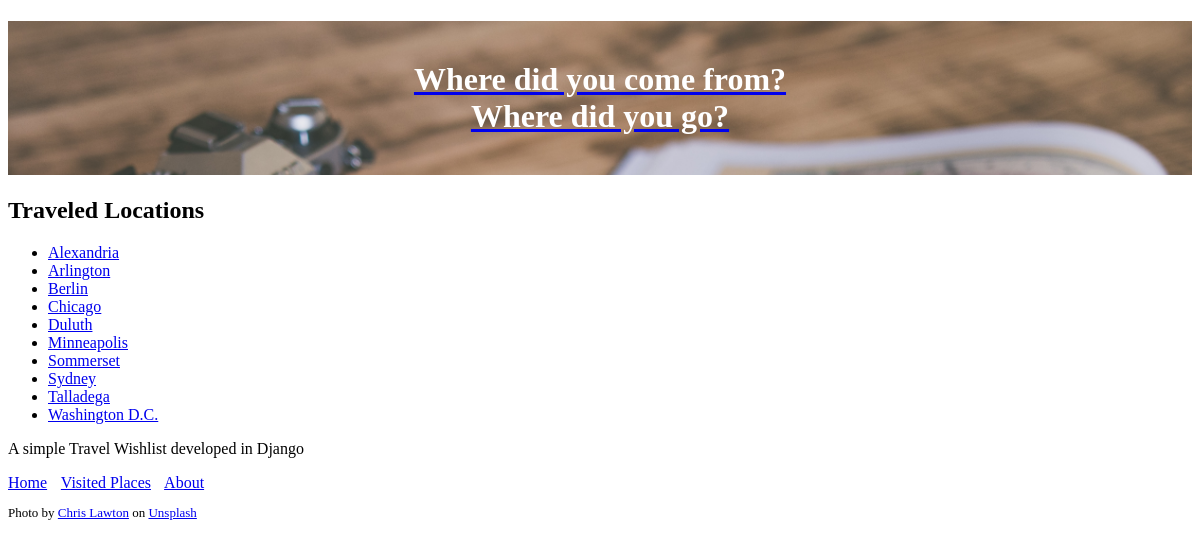
Page /visited (signed in) on the committed database.
### travel_wishlist/models.py (models this page shows, shortened)
class Place(models.Model):
    user = models.ForeignKey('auth.User', null=False, on_delete=models.CASCADE)
    notes = models.TextField(blank=True, null =True)
    date_visited = models.DateField(blank=True, null =True)
    photo = models.ImageField(upload_to='user_images/', blank=True, null =True)
    name = models.CharField(max_length=200)
    visited = models.BooleanField(default=False)

### travel_wishlist/views.py (the view)
# urls.py: path('visited', views.places_visited, name='places_visited'),
@login_required
def places_visited(request):
    visited = Place.objects.filter(visited=True).order_by('name')
    return render(request, 'travel_wishlist/visited.html', {'visited': visited})

### travel_wishlist/templates/travel_wishlist/visited.html
{% extends 'travel_wishlist/base.html' %}
{% block content %}
<h2>Traveled Locations</h2>
{% if visited %}
<ul>
    {% for place in visited %}
    <li>
        <a href="{% url 'place_details' place.pk %}" >
            {{  place.name }}
        </a>
    </li>
    {% endfor %}
</ul>
{% else %}
<p>
    You have not visited any places in your list
</p>
{% endif %}
{% endblock %}

### rows in the picture
Place: name "Alexandria"
Place: name "Arlington"
Place: name "Berlin"
Place: name "Chicago"
Place: name "Duluth"
Place: name "Minneapolis"
Place: name "Sommerset"
Place: name "Sydney"
Place: name "Talladega"
Place: name "Washington D.C."
